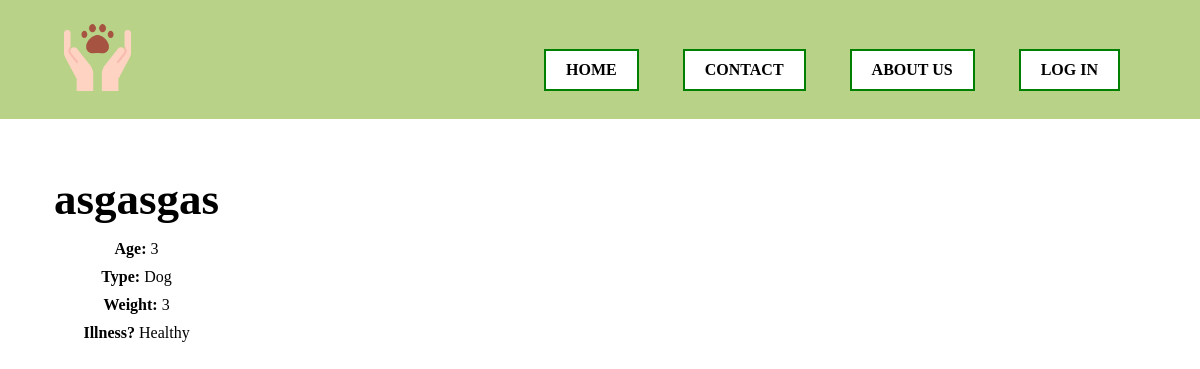
Screenshot of /pet_detail/6/ with the database file from the repository.
### shelter/models.py (models this page shows, shortened)
class Pet(models.Model):
    ILLNESS_CHOICES = [
        ('healthy', 'Healthy'),
        ('sick', 'Sick'),
        ('in_recovery', 'In recovery')
    ]
    ANIMAL_TYPE = [
        ('dog', 'Dog'),
        ('cat', 'Cat'),
        ('bird', 'Bird'),
        ('fish', 'Fish'),
        ('reptile', 'Reptile'),
        ('rodent', 'Rodent'),
        ('other', 'Other')
    ]
    name = models.CharField(max_length=100)
    animal_type = models.CharField(max_length=100, choices=ANIMAL_TYPE, default='Dog')
    age = models.IntegerField()
    weight = models.IntegerField()
    illness = models.CharField(max_length=100, choices=ILLNESS_CHOICES, default='Healthy')
    breed = models.CharField(max_length=100, default='Unknown')
    is_adopted = models.BooleanField(default=False)

### shelter/views.py (the view)
# urls.py: path('pet_detail/<int:pk>/', pet_detail, name='pet_detail'),
def pet_detail(request, pk):
    pet = get_object_or_404(Pet, pk=pk)
    return render(request, 'pet_detail.html', {'pet': pet})

### templates/pet_detail.html
{% extends 'base.html' %}
{% block content %}
<div class="adopted">
    <h1>{{ pet.name }}</h1>
    <p class="pet-data"><b>Age:</b> {{ pet.age }}</p>
    <p class="pet-data"><b>Type: </b>{{ pet.animal_type }}</p>
    <p class="pet-data"><b>Weight: </b>{{ pet.weight }}</p>
    <p class="pet-data"><b>Illness? </b>{{ pet.illness }}</p>
</div>
{% endblock %}

### static/menu.css (style rules this page uses)
* { margin: 0; padding: 0; font-family: Calibri, serif; }
h1 { font-size: 45px; color: black; margin: 10px; text-align: center; }
div { display: inline-flex; flex-direction: column; justify-content: space-between; margin: 20px 20px 0; }
.adopted { display: inline-flex; flex-direction: column; justify-content: space-between; margin: 20px 20px; padding: 2%; }
.pet-data { font-size: 16px; padding: 5px; text-align: center; }

### rows the page displays
Pet: name "asgasgas", age "3", animal_type "Dog", weight "3", illness "Healthy"
